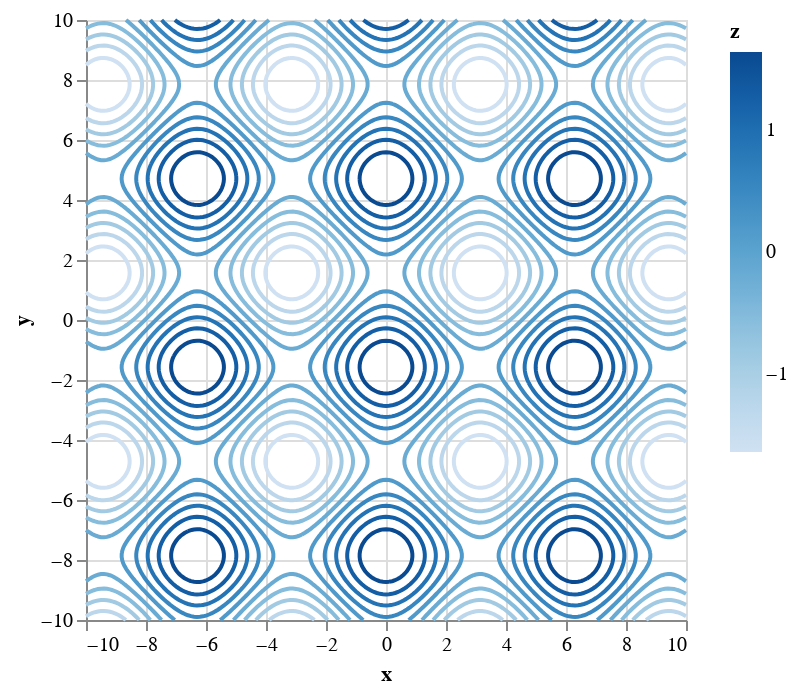

Notebook source saved alongside this figure:
### Code cell
f(x,y) = cos(x) - sin(y)
lim = 10
y = -lim:0.1:lim
x = -lim:0.1:lim
QuickVega.contourplot(f,x,y)

### Figure 1 — Vega-Lite specification as saved in the notebook (floating-point values rounded to 4 significant figures; data arrays with more than 128 entries replaced by an {"elided": "..."} marker saying what was removed)
{"data": {"values": {"elided": "13691 records"}}, "encoding": {"color": {"field": "z", "type": "quantitative"}, "detail": {"field": "group", "type": "quantitative"}, "order": {"field": "row", "type": "quantitative"}, "x": {"field": "x", "type": "quantitative"}, "y": {"field": "y", "type": "quantitative"}}, "mark": "line"}
